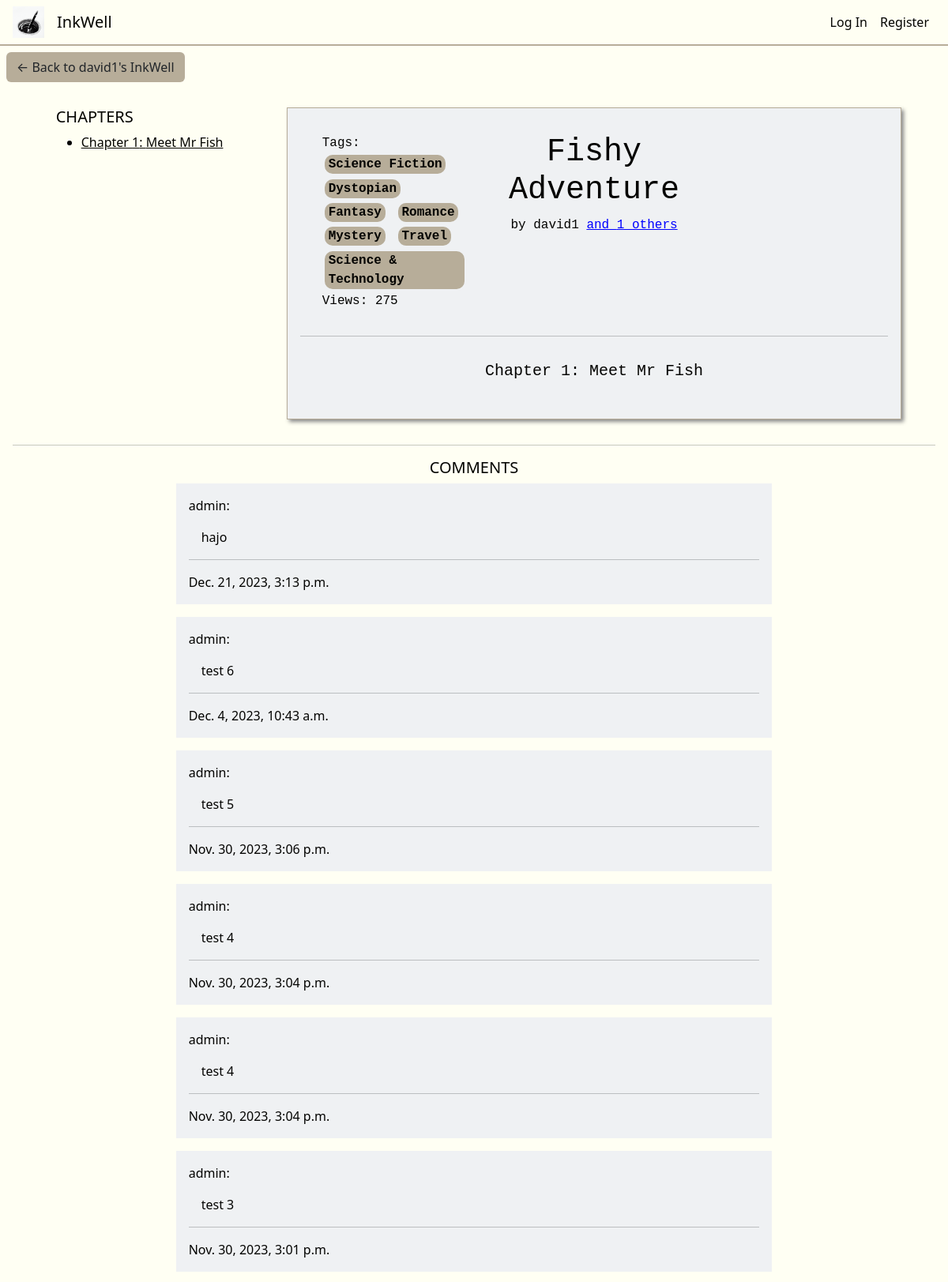
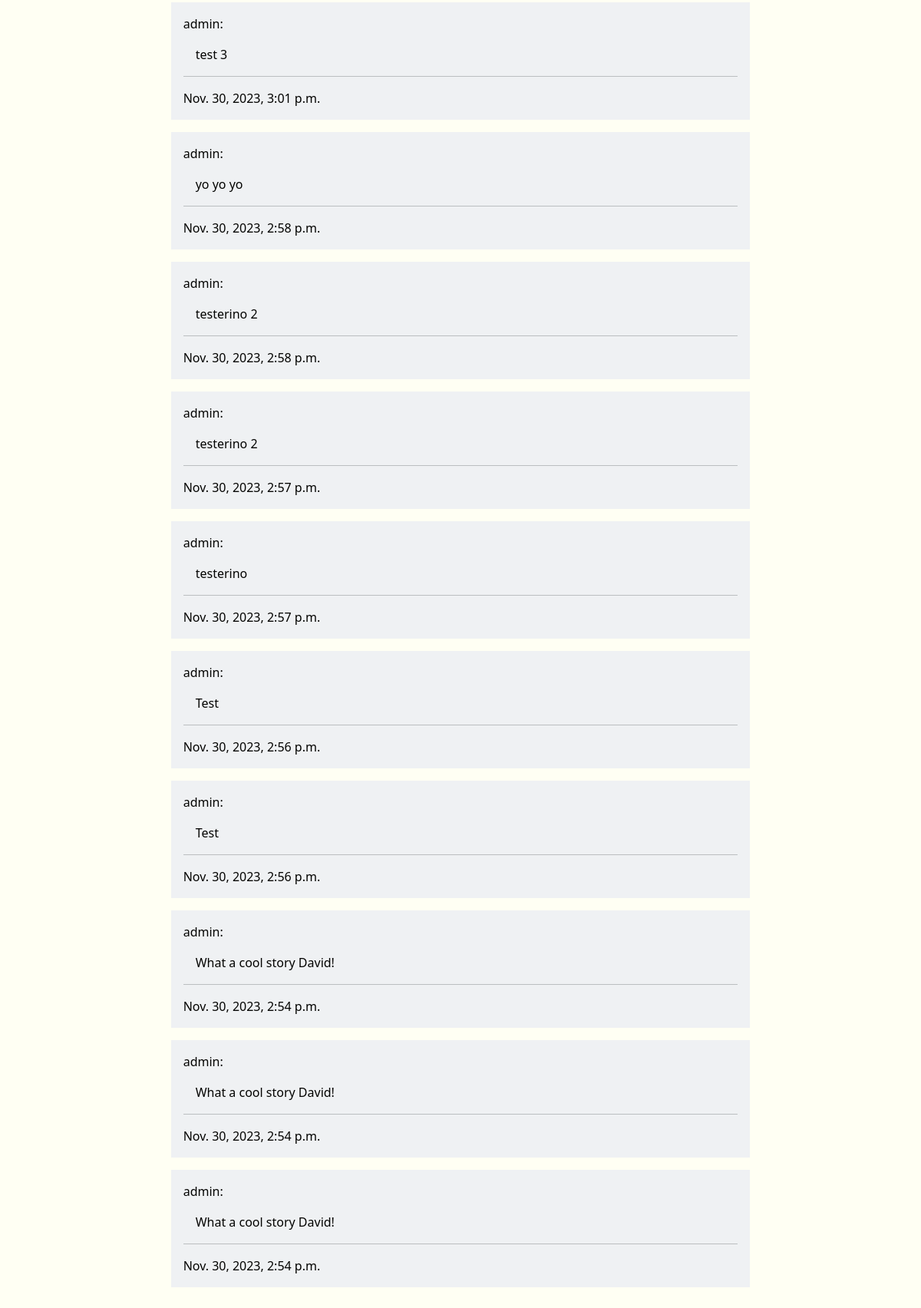
The page /ink_view/4 on the database its author committed (2 pictures, top to bottom).
### inkwell/models.py (models this page shows, shortened)
class Ink(models.Model):
    wellOrigin = models.ForeignKey(Well, on_delete=models.CASCADE, related_name="well_pk", default="")
    inkOwner = models.ForeignKey(User, on_delete=models.CASCADE, related_name="ink_owner", default="")
    coAuthors = models.ManyToManyField(User, related_name="CoAuthors", blank=True)
    privateStatus = models.BooleanField(default=False)
    updateStatus = models.BooleanField(default=False) # If the Ink is edited at least once, this changes to true
    ink_following = models.ManyToManyField(User, related_name="ink_following", blank=True)
    tags = models.ManyToManyField(Tag, related_name="tags", blank=True)
    description = models.CharField(max_length=500, default="")
    title = models.CharField(max_length=64, default="")
    views = models.PositiveBigIntegerField(default=0)
    creation_date = models.DateTimeField(default=timezone.now, editable=False)

class User(AbstractUser):
    about = models.CharField(max_length=250, default="")
    profilePicture = models.ImageField(upload_to='', blank=True, null=True)
    def __str__(self):
        return f"{self.username}"

class Chapter(models.Model):
    chapterNumber = models.PositiveIntegerField(default=1)
    chapterTitle = models.CharField(max_length=64)
    chapterContents = QuillField()
    chapterInkOrigin = models.ForeignKey(Ink, on_delete=models.CASCADE, related_name="chapterInkOrigin", default="")

class Tag(models.Model):
    tagName = models.CharField(max_length=64)
    def __str__(self):
        return f"{self.tagName}"

class Comment(models.Model):
    content = models.TextField()
    commentInkOrigin = models.ForeignKey(Ink, on_delete=models.CASCADE, related_name="commentInkOrigin", default="")
    commentAuthor = models.ForeignKey(User, on_delete=models.CASCADE, related_name="commentAuthor", default="")
    commentCreationDate = models.DateTimeField(default=timezone.now, editable=False)

### inkwell/views.py (the view, shortened to what this page needs)
# urls.py: path('ink_view/<int:inkID>', views.ink_view, name='ink_view'),
def ink_view(request, inkID):
    viewedInk = Ink.objects.get(id=inkID)
    chapters = Chapter.objects.filter(chapterInkOrigin=viewedInk).order_by("chapterNumber")
    viewedInk.views += 1
    viewedInk.save()
    viewingAsAuthor = False
    following_check = False
    comments = Comment.objects.filter(commentInkOrigin=viewedInk).order_by("-commentCreationDate")
    if request.method == "POST" and "commentContents" in request.POST:
        commentContents = request.POST.get("commentContents")
        new_comment = Comment(content=commentContents, commentInkOrigin=viewedInk, commentAuthor=current_user)
        new_comment.save()
        time.sleep(1)
        return redirect('ink_view', inkID=viewedInk.id)
    return render(request, "inkwell/ink_view.html", {
        "ink": viewedInk,
        "chapters": chapters,
        "following_check": following_check,
        "viewingAsAuthor": viewingAsAuthor,
        "comments": comments
    })

### inkwell/templates/inkwell/ink_view.html (shortened to what this page needs)
{% extends "inkwell/layout.html" %}
{% block body %}
<a href="{% url 'well' username=ink.inkOwner.username %}"><button class="backToInkWell btn btn-khaki">&larr; Back to {{ ink.inkOwner.username }}'s InkWell</button></a>
<div class="container-flex inkViewContainer">
    {% if ink.privateStatus and request.user != ink.inkOwner %}
        <div class="container disFdirColAliCen mt-5">
            <h3>THIS INK IS PRIVATE</h3>
        </div>
    {% else %}
        <div class="row mt-2">
            <div class="col-3 chapterListCol">
                <div class="chaptersListView">
                    <h5 class="text-start">CHAPTERS</h5>
                    <ul class="chapter-list">
                        {% for chapter in chapters %}
                            <a href="#anchorChapter{{ chapter.chapterNumber }}"><li>Chapter {{ chapter.chapterNumber }}: {{ chapter.chapterTitle }}</li></a>
                        {% endfor %}
                    </ul>
                </div>
            </div>
            <div class="col-8 inkViewContents">
                <div class="row inkTitleCard">
                    <div class="col inkTitleCardInfo displayDirectionCol">
                        <span>Tags:
                            {% for tag in ink.tags.all %}
                                <div class="tag">
                                    <span>{{ tag }}</span>
                                </div>
                            {% endfor %}
                        </span>
                        <span>Views: {{ ink.views }}</span>
                    </div>
                    <div class="col-5 inkViewTitleColumn displayDirectionCol">
                        <h1 class="text-center inkViewTitle">{{ ink.title }}</h1>
                        {% if ink.coAuthors %}
                            <span class="author-credit text-center">by {{ ink.inkOwner }} <a href="{% url 'inkCoAuthors' inkID=ink.id %}" style="text-decoration: underline; color: blue;">and {{ ink.coAuthors.count }} others</a></span>
                        {% else %}
                            <span class="author-credit text-center">by {{ ink.inkOwner }}</span>
                        {% endif %}
                    </div>
                    <div class="col">
                    </div>
                </div>
                <hr>
                {% for chapter in chapters %}
                <div class="justify-text p-3" id="anchorChapter{{chapter.chapterNumber}}">
                    <h5 class="text-center chapterTitle">Chapter {{ chapter.chapterNumber}}: {{chapter.chapterTitle}}</h5>
                </div>
                {% endfor %}
            </div>
        </div>
        <div class="row inkViewComments disFdirColAliCen">
            <hr>
            <div class="col-8">
                <div class="comments-section">
                    <h5 class="text-center">COMMENTS</h5>
                    {% for comment in comments %}
                        <div class="comment">
                            <span>{{ comment.commentAuthor }}:</span>
                            <p>{{ comment.content }}</p>
                            <hr>
                            <span>{{ comment.commentCreationDate }}</span>
                        </div>
                    {% endfor %}
                </div>
            </div>
        </div>
    {% endif %}
</div>
{% endblock%}

### inkwell/static/inkwell/styles.css (style rules this page uses)
:root { --black: #020202ff; --dark-green: #0d2818ff; --pakistan-green: #04471cff; --sea-green: #058c42ff; --malachite: #16db65ff; --coquelicot: #f15025ff; --white: #ffffffff; --platinum: #e6e8e6ff; --timberwolf: #ced0ceff; --eerie-black: #191919ff; --gunmetal: #223843ff; --antiflash-white: #eff1f3ff; --timberwolf: #dbd3d8ff; --desert-sand: #d8b4a0ff; --burnt-sienna: #d77a61ff; --baby-powder: #fdfffcff; --lapis-lazuli: #235789ff; --fire-engine-red: #c1292eff; --school-bus-yellow: #f1d302ff; --raisin-black: #161925ff; --khaki: #b7ad99ff; --folly: #ff4365ff; --black: #030301ff; --turquoise: #00d9c0ff; --ivory: #fffff3ff; --primary-color: var(--antiflash-white); --secondary-color: var(--ivory); --background-color: var(--ivory); --text-color: var(--black); --border-color: var(--khaki); --button-color: var(--khaki); }
p, a, h1, h2, h3, h4, h5, span { color: var(--text-color); }
body { background-color: var(--background-color); margin: 0; z-index: 0; }
.displayDirectionCol { display: flex; flex-direction: column; }
.disFdirColAliCen { display: flex; flex-direction: column; align-items: center; }
.justify-text { text-align: justify; }
.backToInkView, .backToInkWell { margin: 0.5rem; }
.tag { border-radius: 10px; background-color: var(--border-color); display: inline-block; padding-left: 0.3rem; padding-right: 0.3rem; font-size: 16px; margin: 0.2rem; font-weight: bold; }
.chapterListCol { width: 19rem; }
.chaptersListView { position: sticky; top: 0px; }
.inkViewContainer .row { display: flex; justify-content: center; }
.inkViewContents, .inkEditMainCol, .request-review-text { background-color: var(--primary-color); border: 1px var(--border-color) solid; font-family: 'Courier New', Courier, monospace; padding: 1rem; box-shadow: 3px 3px 5px #888888; }
.inkViewComments { margin: 0; }
.comment { background-color: var(--primary-color); margin-bottom: 1rem; padding: 1rem; }
.comment p { margin: 1rem; }
.row { padding: 1rem; margin: 0; }
.btn-khaki { background-color: var(--button-color); }

### rows shown on the page
Ink: inkOwner.username "david1", views "275", title "Fishy Adventure", inkOwner "david1", coAuthors.count "1"
Chapter: chapterNumber "1", chapterTitle "Meet Mr Fish"
Tag: tagName "Science Fiction"
Tag: tagName "Dystopian"
Tag: tagName "Fantasy"
Tag: tagName "Romance"
Tag: tagName "Mystery"
Tag: tagName "Travel"
Tag: tagName "Science & Technology"
Comment: commentAuthor "admin", content "hajo", commentCreationDate "Dec. 21, 2023, 3:13 p.m."
Comment: commentAuthor "admin", content "test 6", commentCreationDate "Dec. 4, 2023, 10:43 a.m."
Comment: commentAuthor "admin", content "test 5", commentCreationDate "Nov. 30, 2023, 3:06 p.m."
Comment: commentAuthor "admin", content "test 4", commentCreationDate "Nov. 30, 2023, 3:04 p.m."
Comment: commentAuthor "admin", content "test 4", commentCreationDate "Nov. 30, 2023, 3:04 p.m."
Comment: commentAuthor "admin", content "test 3", commentCreationDate "Nov. 30, 2023, 3:01 p.m."
Comment: commentAuthor "admin", content "test 3", commentCreationDate "Nov. 30, 2023, 3:01 p.m."
Comment: commentAuthor "admin", content "yo yo yo", commentCreationDate "Nov. 30, 2023, 2:58 p.m."
Comment: commentAuthor "admin", content "testerino 2", commentCreationDate "Nov. 30, 2023, 2:58 p.m."
Comment: commentAuthor "admin", content "testerino 2", commentCreationDate "Nov. 30, 2023, 2:57 p.m."
Comment: commentAuthor "admin", content "testerino", commentCreationDate "Nov. 30, 2023, 2:57 p.m."
Comment: commentAuthor "admin", content "Test", commentCreationDate "Nov. 30, 2023, 2:56 p.m."
Comment: commentAuthor "admin", content "Test", commentCreationDate "Nov. 30, 2023, 2:56 p.m."
Comment: commentAuthor "admin", content "What a cool story David!", commentCreationDate "Nov. 30, 2023, 2:54 p.m."
Comment: commentAuthor "admin", content "What a cool story David!", commentCreationDate "Nov. 30, 2023, 2:54 p.m."
Comment: commentAuthor "admin", content "What a cool story David!", commentCreationDate "Nov. 30, 2023, 2:54 p.m."
